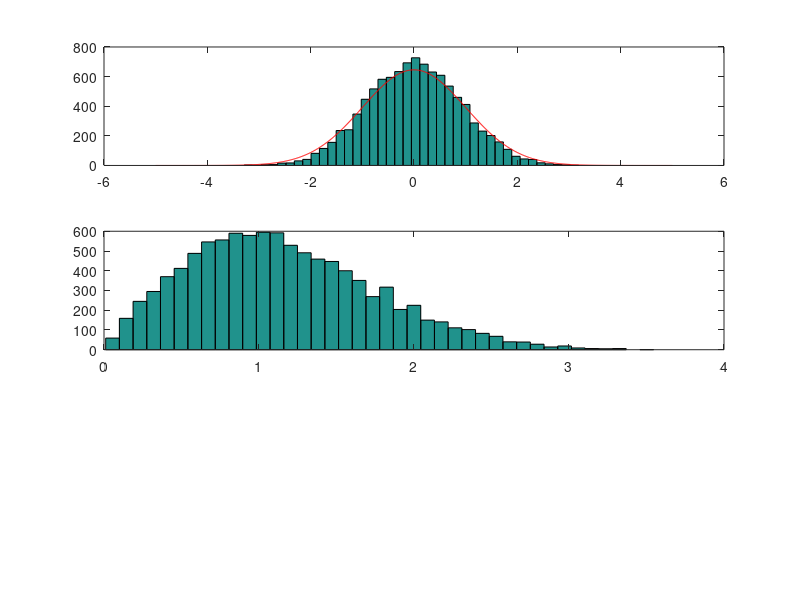

The MATLAB source for this figure: (Note: this script raises an error after producing the figure.)
%test_Rayleigh_fading.m
% To see Rayleigh fading effect (Fig. 2.8)
clear, clf
pi2=2*pi; N=5; % Number of paths
Ns=10000; NB=40; % Numbers of samples and bins
rand('twister',5489) % return rand() to its default initial state
for m=1:Ns
   An=rand(1,N); thn=pi2*rand(N,1);
   rI(m)=An*cos(thn); rQ(m)=An*sin(thn);
end
B=5; rQ = rQ(find(abs(rQ)<=B)); % rQ within the boundary
subplot(311), hist(rQ,NB), hold on
[ns,cs]=hist(rQ,NB); 
dz=cs(2)-cs(1);
z= -B:0.01:B; 
mz=0; sgmz2=1; sgmz=sqrt(sgmz2);
fz= exp(-(z-mz).^2/2/sgmz2)/sqrt(2*pi)/sgmz; % normal (Gaussian) pdf
plot(z,length(rQ)*dz*fz,'r')
As=[0 2];  zmin=0; zmax=5; fzmax=700; 
for i=1:length(As)
A=As(i); % the amplitude of LOS component through a direct path
z= sqrt((A+rI).^2+rQ.^2);
zz=zmin:0.02:zmax; % the range on the z(amplitude)-axis
z=z(find(z>zmin)); z=z(find(z<zmax));
subplot(311+i)
hist(z,NB), hold on
[ns,cs]=hist(z,NB); dz=cs(2)-cs(1);
fz= Rice_pdf(zz,A,1); 
plot(zz,length(z)*dz*fz,'r')
end  
